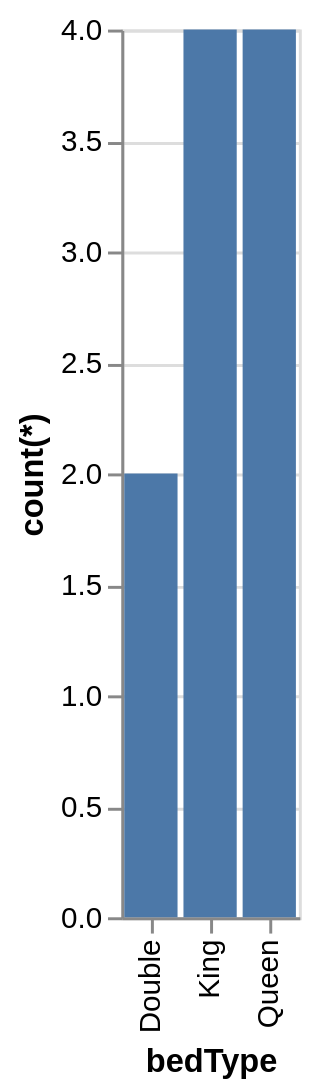

This figure's Vega-Lite source:
### Vega-Lite specification from a JSON file in a GitHub repository (floating-point values rounded to 4 significant figures)
{"data": {"values": [{"x_data": "Double", "y_data": 2}, {"x_data": "King", "y_data": 4}, {"x_data": "Queen", "y_data": 4}]}, "mark": "bar", "encoding": {"x": {"field": "x_data", "type": "nominal", "title": "bedType", "sort": {"op": "sum", "field": "y_data", "order": "ascending"}}, "y": {"field": "y_data", "type": "quantitative", "title": "count(*)"}}}
